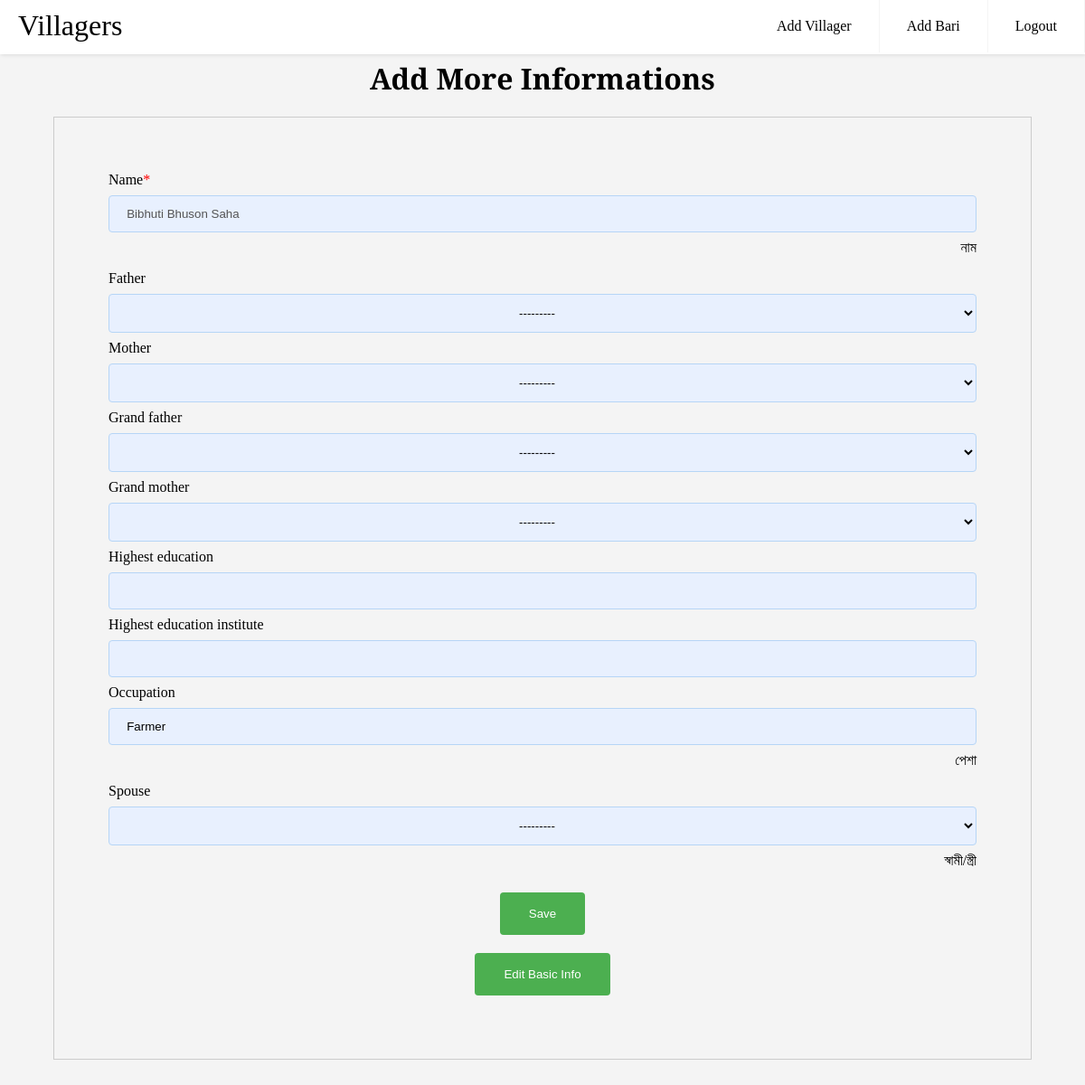
The page /1/add-more-information/ (signed in) on the database its author committed.
### villagers/models.py (models this page shows, shortened)
class Villager(models.Model):
    name = models.CharField(max_length=50, blank=False, null=False, help_text='নাম')
    sex_option = (
        (None, ''),
        ('Male', 'Male'),
        ('Female', 'Female'),
    )
    sex = models.CharField(
        max_length=10,
        choices=sex_option,
        blank=False,
        default='',
        help_text='লিঙ্গ',
    )
    bari = models.ForeignKey('Bari', on_delete=models.SET_DEFAULT, default=None, help_text='বাড়ির নাম')
    father = models.ForeignKey('self', on_delete=models.SET_DEFAULT, default=None, blank=True, null=True,
                               related_name='father_name')
    mother = models.ForeignKey('self', on_delete=models.SET_DEFAULT, default=None, blank=True, null=True,
                               related_name="mother_name")
    grand_father = models.ForeignKey('self', on_delete=models.SET_DEFAULT, default=None, blank=True, null=True,
                                     related_name='grand_father_name')
    grand_mother = models.ForeignKey('self', on_delete=models.SET_DEFAULT, default=None, blank=True, null=True,
                                     related_name="grand_mother_name")
    highest_education = models.CharField(max_length=200, blank=True, null=True)
    highest_education_institute = models.CharField(max_length=100, blank=True, null=True)
    occupation = models.CharField(max_length=100, blank=True, null=True, help_text='পেশা')
    marital_status_option = (
        (None, ''),
        ('Married', 'Married'),
        ('Unmarried', 'Unmarried'),
    )
    marital_status = models.CharField(
        max_length=10,
        choices=marital_status_option,
        blank=False,
        default='',
        help_text='বৈবাহিক অবস্থা',
    )
    spouse = models.ForeignKey('self', on_delete=models.SET_DEFAULT, default=None, blank=True, null=True, help_text='স্বামী/স্ত্রী')
    lives_in_villager_option = (
        (None, ''),
        ('Yes', 'Yes'),
        ('No', 'No'),
    )
    lives_in_village = models.CharField(
        max_length=10,
        choices=lives_in_villager_option,
        blank=False,
        default='',
        help_text='বর্তমানে গ্রামে থাকেন?',
    )
    alive_option = (
        (None, ''),
        ('Alive', 'Alive'),
        ('Dead', 'Dead'),
    )
    alive = models.CharField(
        max_length=10,
        choices=alive_option,
        blank=False,
        default='',
        help_text='জীবিত আছেন?',
    )
    def __str__(self):
        return self.name

### villagers/views.py (the view, shortened to what this page needs)
# urls.py: path('<int:pk>/add-more-information/', add_more_information_villager, name='villager-add-more-info'),
@login_required
def add_more_information_villager(request, pk):
    instance = get_object_or_404(Villager, pk=pk)
    form = VillagerAddMoreInfoForm(request.POST or None, instance=instance)
    object = Villager.objects.exclude(id=instance.id).filter(bari=instance.bari)
    form.fields['father'].queryset = object.filter(sex='Male')
    form.fields['mother'].queryset = object.filter(sex='Female')
    form.fields['grand_father'].queryset = object.filter(sex='Male')
    form.fields['grand_father'].queryset = object.filter(sex='Female')
    if instance.marital_status == 'Unmarried':
        form.fields['spouse'].disabled = True
    else:
        if instance.sex == 'Male':
            form.fields['spouse'].queryset = object.filter(sex='Female')
        else:
            form.fields['spouse'].queryset = object.filter(sex='Male')
    return render(request, 'villagers/villager_add_more_info.html', {'form': form, 'id': pk})

### villagers/views.py
class VillagerAddMoreInfoForm(ModelForm):
    def __init__(self, *args, **kwargs):
        super().__init__(*args, **kwargs)
        self.fields['name'].disabled = True
    class Meta:
        model = Villager
        fields = ['name', 'father', 'mother', 'grand_father', 'grand_mother', 'highest_education',
                  'highest_education_institute', 'occupation', 'spouse']

### villagers/templates/villagers/villager_add_more_info.html (shortened to what this page needs)
{% extends 'base_generic.html' %}
{% load static %}
{% load villager_custom_template_tag %}
{% load crispy_forms_tags %}
{% load crispy_forms_field %}
{% block content %}
    <link href="{% static 'villagers/css/villager_create.css' %}" rel="stylesheet">
    <h1 style="text-align: center">Add More Informations</h1>
    <div class="form-box">
        <form method="post">
            {{ form.name | as_crispy_field }}
            {{ form.father | as_crispy_field }}
            {{ form.mother | as_crispy_field }}
            {{ form.grand_father | as_crispy_field }}
            {{ form.grand_mother | as_crispy_field }}
            {{ form.highest_education | as_crispy_field}}
            {{ form.highest_education_institute | as_crispy_field}}
            {{ form.occupation | as_crispy_field}}
            {{ form.spouse | as_crispy_field}}
            <div class="center">
                <button type="submit" value="Save" name="Save">Save</button>
            </div>
        </form>
        <div class="center">
            <button onclick="window.location.href = '{% url 'villager-edit' id %}'" >Edit Basic Info</button>
        </div>
    </div>
{% endblock %}

### villagers/static/villagers/css/header.css (style rules this page uses)
body { margin: 0; font-family: 'Droid Serif', serif; background-color: #f4f4f4; }
.center { align-items: center; display: flex; justify-content: center; }

### villagers/static/villagers/css/villager_create.css (style rules this page uses)
.form-box { width: 80%; margin: auto auto 5% auto; border: 1px solid #ccc; padding: 5% 5% 5% 5%; }
.form-box button { text-align: center; position: relative; }
.help-block { text-align: right; margin-top: 0; }
option { font-weight: normal; display: block; white-space: pre; min-height: 1.2em; padding: 0 2px 1px; }
input { width: 100%; padding: 12px 2%; margin: 8px 0; box-sizing: border-box; border: 1px solid #b6d5f6;; border-radius: 4px; background: rgb(232,240,254); -webkit-transition: 0.5s; transition: 0.5s; outline: none; }
select { width: 100%; padding: 12px 2%; margin: 8px 0; box-sizing: border-box; border: 1px solid #b6d5f6;; border-radius: 4px; text-align: center; background: rgb(232,240,254); -webkit-transition: 0.5s; transition: 0.5s; outline: none; }
option { width: 100%; padding: 23px 2%; margin: 8px 0; box-sizing: border-box; border: 1px solid #b6d5f6;; border-radius: 4px; text-align: center; background: rgb(232,240,254); -webkit-transition: 0.5s; transition: 0.5s; outline: none; }
select option { border: 3px solid #b6d4ff; border-radius: 8px; }
button { background-color: #4CAF50; border: none; color: white; margin: 10px; padding: 16px 32px; text-decoration: none; cursor: pointer; border-radius: 4px; }
.asteriskField { color: red; }

### rows shown on the page
Villager: name "Bibhuti Bhuson Saha", father "---------", mother "---------", grand_father "---------", grand_mother "---------", occupation "Farmer", spouse "---------"
